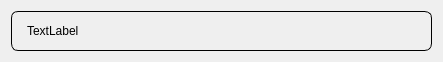
<?xml version="1.0" encoding="UTF-8"?>
<ui version="4.0">
 <class>NodeListItem</class>
 <widget class="QWidget" name="NodeListItem">
  <property name="geometry">
   <rect>
    <x>0</x>
    <y>0</y>
    <width>443</width>
    <height>57</height>
   </rect>
  </property>
  <property name="sizePolicy">
   <sizepolicy hsizetype="Preferred" vsizetype="Minimum">
    <horstretch>0</horstretch>
    <verstretch>0</verstretch>
   </sizepolicy>
  </property>
  <property name="windowTitle">
   <string>Form</string>
  </property>
  <layout class="QVBoxLayout" name="verticalLayout">
   <item>
    <widget class="QLabel" name="label_node_name">
     <property name="styleSheet">
      <string notr="true">QLabel {
	padding: 12px;
	border: 1px solid black;
	border-radius: 7px;
}</string>
     </property>
     <property name="text">
      <string>TextLabel</string>
     </property>
    </widget>
   </item>
  </layout>
 </widget>
 <resources/>
 <connections/>
</ui>
